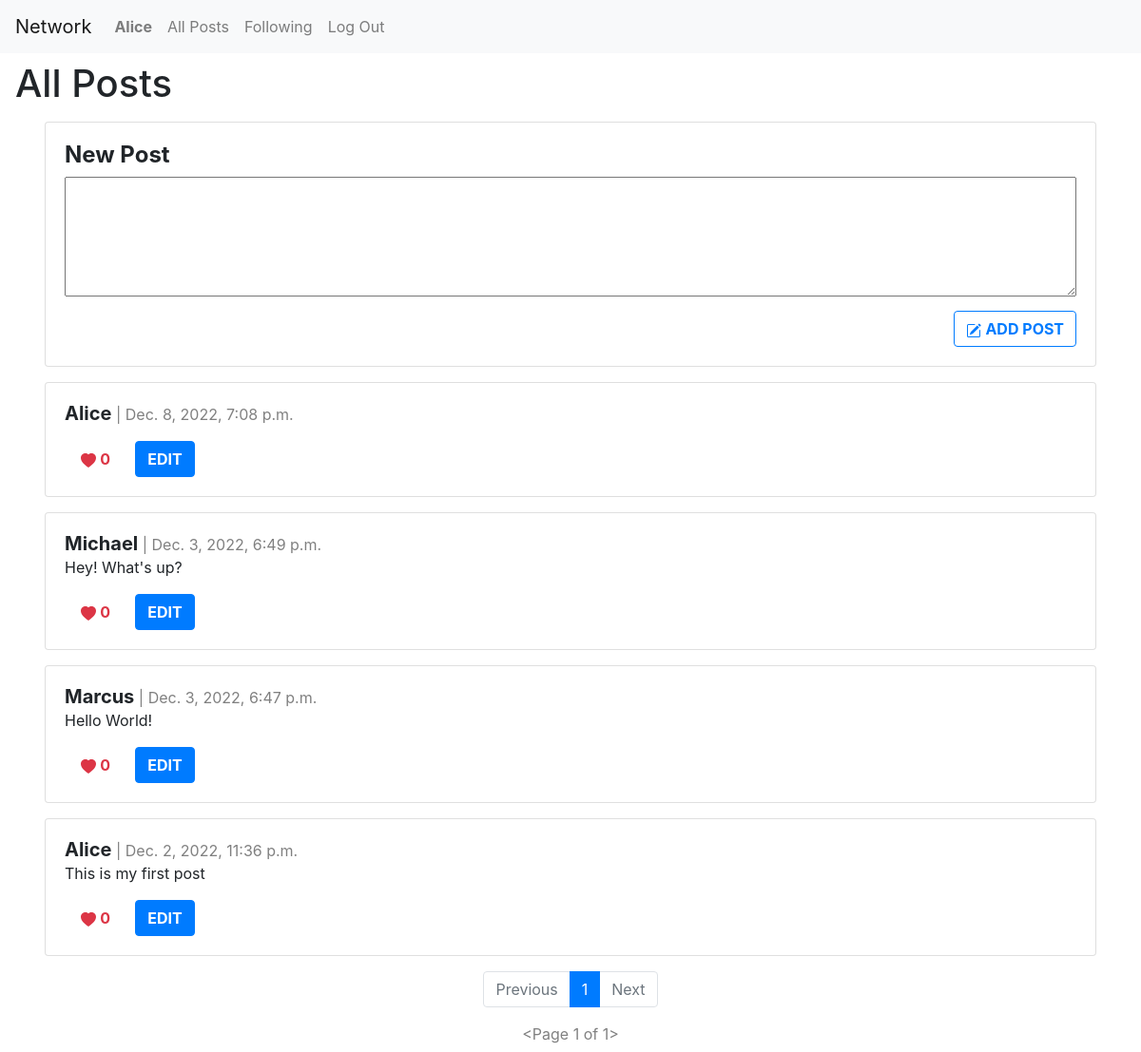
/ (signed in), run on the app's committed database.
### network/models.py (models this page shows, shortened)
class User(AbstractUser):
    pass

class Post(models.Model):
    author = models.ForeignKey("User", on_delete=models.CASCADE, related_name="user")
    description = models.CharField(max_length=1000)
    timestamp = models.DateTimeField(auto_now_add=True)
    like = models.IntegerField()

### network/views.py (the view)
# urls.py: path("", views.index, name="index"),
def index(request):
    posts = Post.objects.all().order_by("id").reverse()
    p = Paginator(posts, 10)
    pageNumber = request.GET.get('page')
    postsPage = p.get_page(pageNumber)
    return render(request, "network/index.html", {
        "posts": posts,
        "postsPage": postsPage
    })

### network/templates/network/index.html (shortened to what this page needs)
{% extends "network/layout.html" %}
{% block body %}
<div class="main-title">
    <h1>All Posts</h1>
</div>
<div class="main-content">
    {% if user.is_authenticated %}
    <div class="row">
        <div class="col">
            <div class="card h-100" id="post-grid">
                <div class="card-body">
                    <form action="{% url 'newPost' %}" method="POST">
                        <h4><strong>New Post</strong></h4>
                        <textarea name="newPostText" id="newPostText" rows="4"></textarea>
                        <div align="right">
                            <button id="newPostButton" type="submit" name="newPostButton"
                                class="btn btn-outline-primary">
                                <strong>ADD POST</strong>
                            </button>
                        </div>
                    </form>
                </div>
            </div>
        </div>
    </div>
    {% else %}
    <div class="alert alert-danger" role="alert">
        Please sign in or register to be able to add a post.
    </div>
    {% endif %}
    {% for post in postsPage %}
    <div class="row">
        <div class="col">
            <div class="card h-100" id="post-grid">
                <div class="card-body">
                    <h5 style="display: inline" class="card-title"><strong>{{ post.author }}</strong></h5>
                    <div style="display: inline; color: gray;" class="card-date"> | {{ post.timestamp }}</div>
                    <p class="card-text">{{ post.description }}</p>
                    <div class="card-buttonsContainer">
                        <div align="left" class="card-button">
                            <button id="heartButton" type="submit" name="heartButton" class="btn btn-outline-danger">
                                <svg xmlns="http://www.w3.org/2000/svg" width="16" height="16" fill="currentColor"
                                    class="bi bi-heart-fill" viewBox="0 0 16 16">
                                    <path fill-rule="evenodd"
                                        d="M8 1.314C12.438-3.248 23.534 4.735 8 15-7.534 4.736 3.562-3.248 8 1.314z" />
                                </svg>
                                <strong>{{ post.like }}</strong>
                            </button>
                        </div>
                        <div align="right" class="card-button">
                            <a class="btn btn-primary" href="" role="button"><strong>EDIT</strong></a>
                        </div>
                    </div>
                </div>
            </div>
        </div>
    </div>
    {% endfor %}
    <nav aria-label="...">
        <ul class="pagination d-flex justify-content-center">
            {% if postsPage.has_previous %}
                <li class="page-item">
                    <a class="page-link" href="?page={{ postsPage.previous_page_number }}">Previous</a>
                </li>
            {% else %}
                <li class="page-item disabled">
                    <a class="page-link">Previous</a>
                </li>
            {% endif %}
            {% for pageNumber in postsPage.paginator.page_range %}
                {% if postsPage.number == pageNumber %}
                    <li class="page-item active" aria-current="page">
                        <a class="page-link">{{pageNumber}}</a>
                    </li>
                {% else %}
                    <a href="?page={{ pageNumber }}" class="page-link">
                        {{ pageNumber }}
                    </a>
                {% endif %}
            {% endfor %}
            {% if postsPage.has_next %}
                <li class="page-item">
                    <a class="page-link" href="?page={{ postsPage.next_page_number }}">Next</a>
                </li>
            {% else %}
                <li class="page-item disabled">
                    <a class="page-link">Next</a>
                </li>
            {% endif %}
        </ul>
    </nav>
    <div class="d-flex justify-content-center" style="color: gray;" class="card-date">{{ postsPage }}</div>
</div>
{% endblock %}

### network/templates/network/layout.html (shortened to what this page needs)
{% load static %}
<!DOCTYPE html>
<html lang="en">
    <head>
        <link rel="stylesheet" href="https://stackpath.bootstrapcdn.com/bootstrap/4.4.1/css/bootstrap.min.css">
        <link rel="stylesheet" href="https://cdn.jsdelivr.net/npm/bootstrap-icons@1.10.2/font/bootstrap-icons.css">
        <link rel="stylesheet" href="https://use.fontawesome.com/releases/v5.8.2/css/all.css">
        <link href="{% static 'network/styles.css' %}" rel="stylesheet">
    </head>
    <body>
        <nav class="navbar navbar-expand-lg navbar-light bg-light">
            <a class="navbar-brand" href="{% url 'index' %}">Network</a>
            <div>
              <ul class="navbar-nav mr-auto">
                {% if user.is_authenticated %}
                    <li class="nav-item">
                        <a class="nav-link" href="{% url 'profilePage' user_id=user.id%}"><strong>{{ user.username }}</strong></a>
                    </li>
                {% endif %}
                <li class="nav-item">
                  <a class="nav-link" href="{% url 'index' %}">All Posts</a>
                </li>
                {% if user.is_authenticated %}
                    <li class="nav-item">
                        <a class="nav-link" href="{% url 'following' %}">Following</a>
                    </li>
                    <li class="nav-item">
                        <a class="nav-link" href="{% url 'logout' %}">Log Out</a>
                    </li>
                {% endif %}
              </ul>
            </div>
          </nav>
        <div class="body">
            {% block body %}
            {% endblock %}
        </div>
    </body>
</html>

### network/static/network/styles.css (style rules this page uses)
textarea { width: 100%; font-size: 20px; }
.row { margin: 1em 0em; }
.card-button { display: inline; margin: 0em .3em; }
.main-title { margin: .5em 1em; }
.main-content { margin: .4em 2em; }
#heartButton { border: none; }
#newPostButton { margin: .6em 0em 0em; }

### data on the page
User: username "Alice"
Post: author "Alice", timestamp "Dec. 8, 2022, 7:08 p.m.", like "0"
Post: author "Michael", timestamp "Dec. 3, 2022, 6:49 p.m.", description "Hey! What's up?", like "0"
Post: author "Marcus", timestamp "Dec. 3, 2022, 6:47 p.m.", description "Hello World!", like "0"
Post: author "Alice", timestamp "Dec. 2, 2022, 11:36 p.m.", description "This is my first post", like "0"

### other printed values
{{ pageNumber }} "1"
{{ postsPage }} "<Page 1 of 1>"
